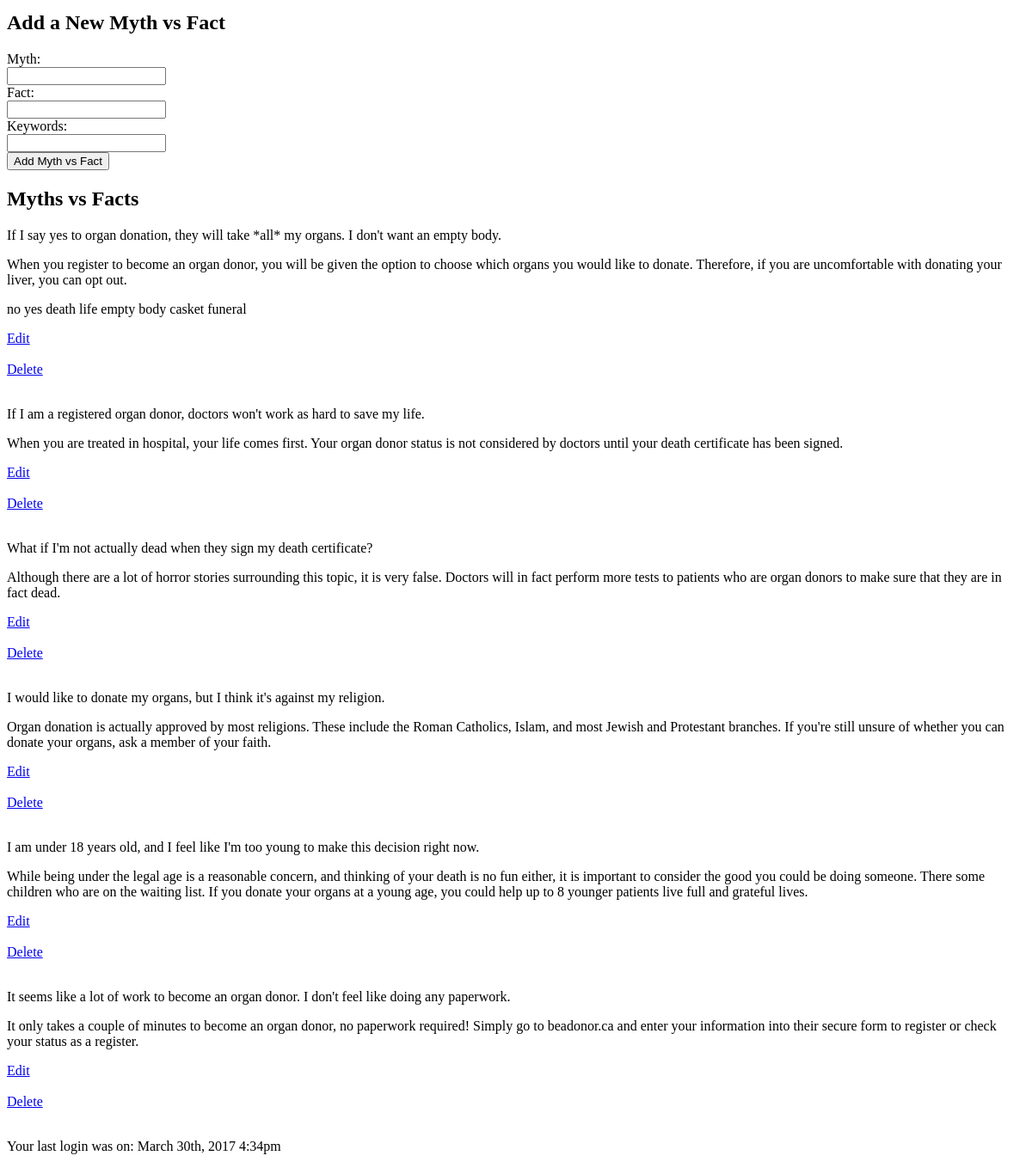
Page /admin/edit_learn.php (signed in, lower part) on the earlier database version.
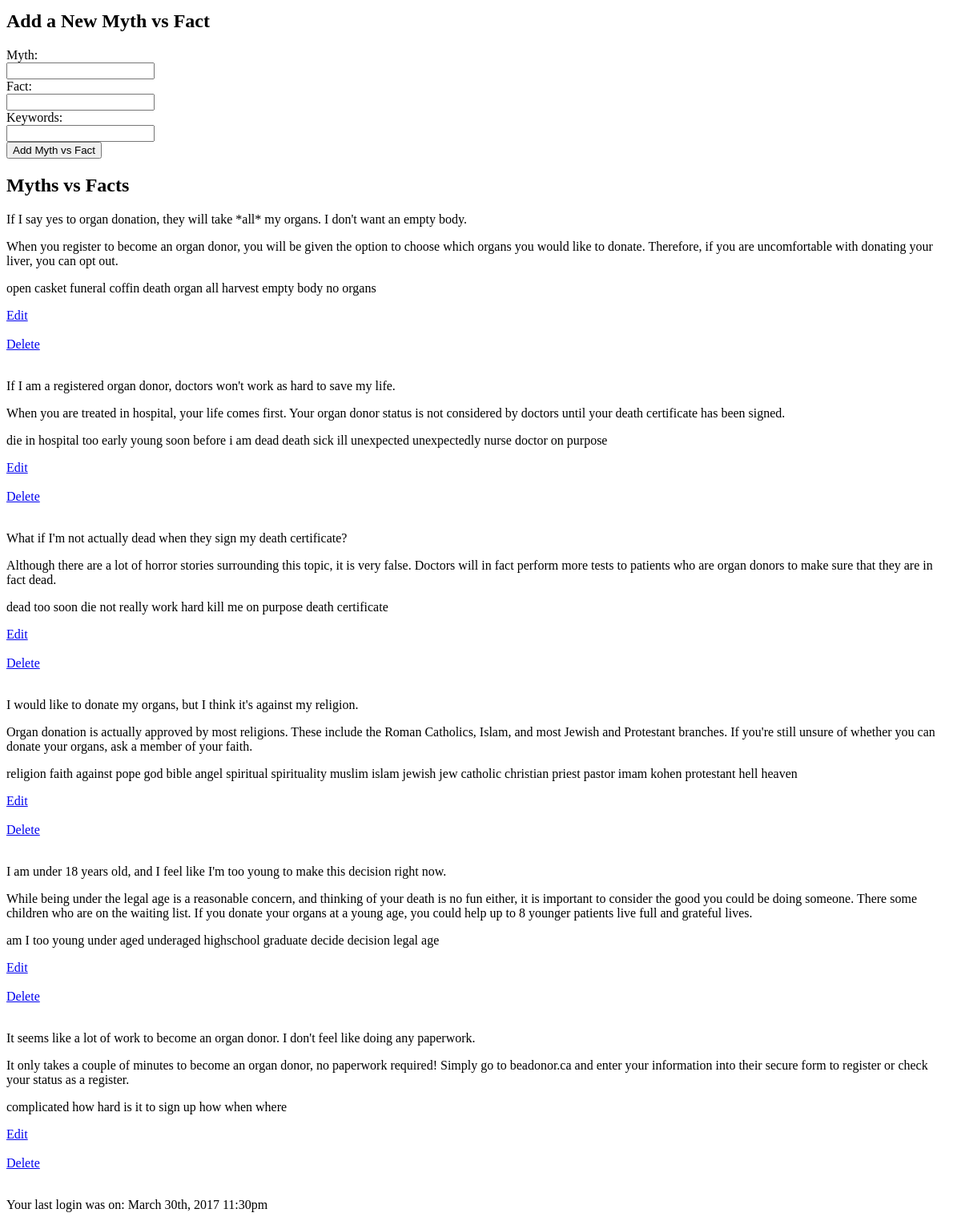
Same page on the later database version.
### tables this page shows
CREATE TABLE `tbl_myths_facts` (
  `mf_id` int(10) UNSIGNED NOT NULL,
  `mf_myth` varchar(500) NOT NULL,
  `mf_fact` varchar(500) NOT NULL,
  `mf_keywords` varchar(500) NOT NULL
);

### admin/phpscripts/queries.php (called while the page is built, shortened)
<?php
	function getAll($tbl) {
		include('config.php');
		$queryAll = "SELECT * FROM {$tbl}";
		$runAll = mysqli_query($link, $queryAll);
		if($runAll){
			return $runAll;
		}else{
			return $error;
		}
	}
?>

### admin/edit_learn.php (the view, shortened to what this page needs)
<?php
	require_once('phpscripts/init.php');
	$tbl = 'tbl_myths_facts';
	$col = 'mf_id';
	$getMythFacts = getAll($tbl);
?>
<?php include('includes/header.php') ?>
	<div>
		<form action="edit_mythfact.php" method="post">
		<h2>Add a New Myth vs Fact</h2>
			<div class="upForm">
				<label>Myth:</label><br>
				<input type="text" name="myth" value="<?php if(!empty($myth)){echo $myth;} ?>"><br>
				<label>Fact:</label><br>
				<input type="text" name="fact" value="<?php if(!empty($fact)){echo $fact;} ?>"><br>
				<label>Keywords:</label><br>
				<input type="text" name="keyword" value="<?php if(!empty($keyword)){echo $keyword;} ?>"><br>
			</div>
			<div class="addbtn">
				<input type="submit" name="submit" value="Add Myth vs Fact">
			</div>
			<div>
			<h2>Myths vs Facts</h2>
				<?php
					if(!is_string($getMythFacts)){
						while($row = mysqli_fetch_array($getMythFacts)){
							echo "<p>{$row['mf_myth']}</p>
								<p>{$row['mf_fact']}</p>
								<p>{$row['mf_keywords']}</p>
								<a href=\"edit_editmythfact.php?id={$row['mf_id']}\">Edit</a><br><br>
								<a href=\"edit_delete.php?table={$tbl}&col={$col}&id={$row['mf_id']}\">Delete</a><br><br>";
						}
					}else{
						echo "<p>{$getMythFacts}</p>";
					}
				?>
			</div>
		</form>
	</div>
<?php include('includes/footer.php') ?>

### admin/includes/footer.php (shortened to what this page needs)
<?php
	$lastSession = $_SESSION['users_time'];
?>
	<footer>
		<div id="lastLog">
				<p>Your last login was on: <?php echo $lastSession ?></p>
		</div>
	</footer>
</body>
</html>

Differences in the rows shown:
changed tbl_myths_facts: mf_keywords "no yes death life empty body casket funeral" → "open casket funeral coffin death organ all harvest empty body no organs"
changed tbl_myths_facts "If I am a registered organ donor, doctors won't work as hard to save my life.": mf_keywords (not shown) → "die in hospital too early young soon before i am dead death sick ill unexpected unexpectedly nurse doctor on purpose"
changed tbl_myths_facts "What if I'm not actually dead when they sign my death certificate?": mf_keywords (not shown) → "dead too soon die not really work hard kill me on purpose death certificate"
changed tbl_myths_facts "I would like to donate my organs, but I think it's against my religion.": mf_keywords (not shown) → "religion faith against pope god bible angel spiritual spirituality muslim islam jewish jew catholic christian priest pastor imam kohen protestant hell heaven"
changed tbl_myths_facts: mf_keywords (not shown) → "am I too young under aged underaged highschool graduate decide decision legal age"
changed tbl_myths_facts: mf_keywords (not shown) → "complicated how hard is it to sign up how when where"
Other differences:
$lastSession: "March 30th, 2017 4:34pm" → "March 30th, 2017 11:30pm"
